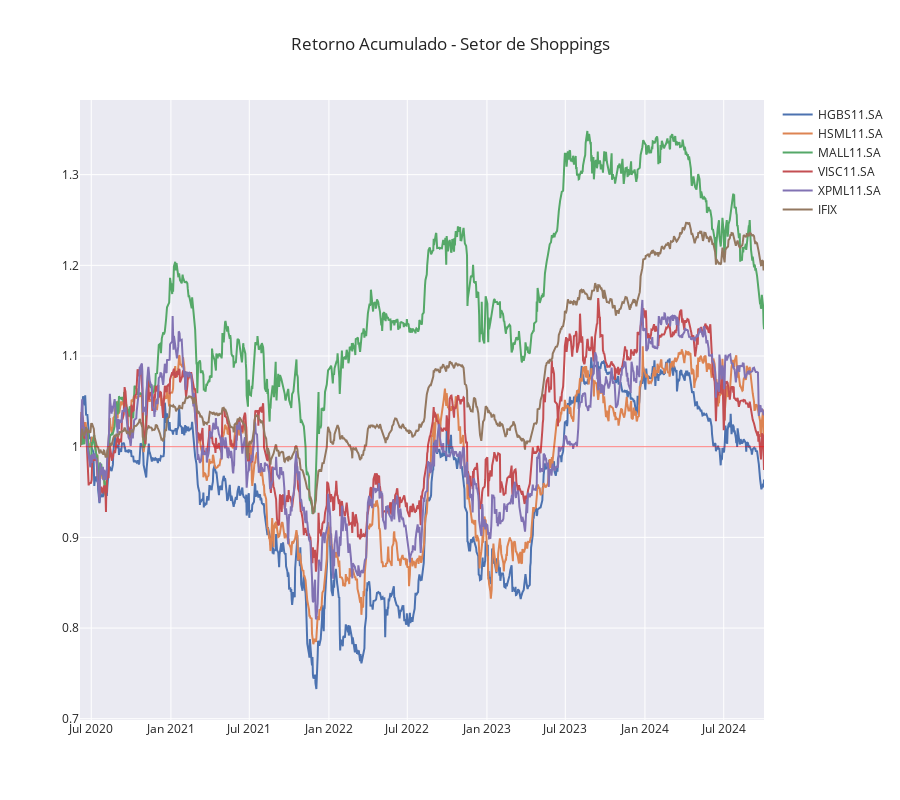

Notebook cell for this chart:
### Code cell
# Retorno acumulado
ret_acumulado_shopping = ret_acumulado(ticker=lst_ticker_fii_shopping, setor='Shoppings', df_benchmark=ifix_precos)

# Df para transformar em excel
df_ret_acumulado_shopping = ret_acumulado_shopping[0]

# Plot do retorno acumulado
ret_acumulado_shopping[1];

### Figure 1 — Plotly figure (JSON) as saved in the notebook; plotly's stock layout.template omitted (floating-point values rounded to 4 significant figures; data arrays with more than 128 entries replaced by an {"elided": "..."} marker saying what was removed)
{"data": [{"name": "HGBS11.SA", "type": "scatter", "x": {"elided": "1079 str values"}, "y": {"elided": "1079 float values"}}, {"name": "HSML11.SA", "type": "scatter", "x": {"elided": "1079 str values"}, "y": {"elided": "1079 float values"}}, {"name": "MALL11.SA", "type": "scatter", "x": {"elided": "1079 str values"}, "y": {"elided": "1079 float values"}}, {"name": "VISC11.SA", "type": "scatter", "x": {"elided": "1079 str values"}, "y": {"elided": "1079 float values"}}, {"name": "XPML11.SA", "type": "scatter", "x": {"elided": "1079 str values"}, "y": {"elided": "1079 float values"}}, {"name": "IFIX", "type": "scatter", "x": {"elided": "1079 str values"}, "y": {"elided": "1079 float values"}}], "layout": {"height": 800, "shapes": [{"line": {"color": "red", "width": 1}, "type": "line", "x0": 0, "x1": 1, "xref": "x domain", "y0": 1, "y1": 1, "yref": "y"}], "title": {"text": "Retorno Acumulado - Setor de Shoppings"}}}
